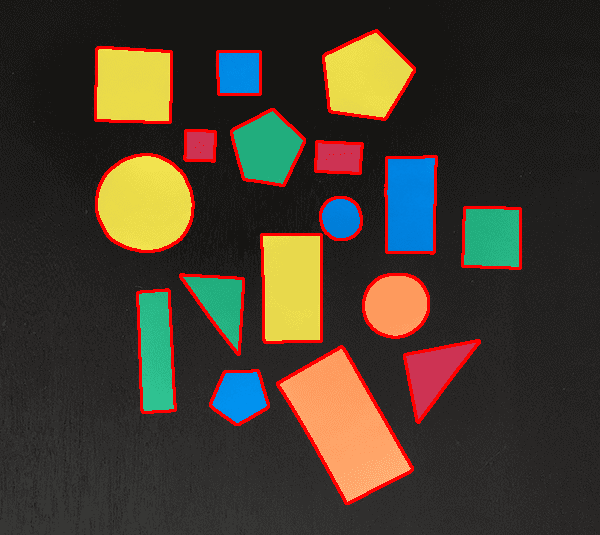
#> input picture opencv uygulamaları/adim_2/input.png, 600 x 535 px, found by its file name
$ python nesneleri_saymak.py -i input.png
#> lines starting #> are read from the running program, lines starting #| are printed output that depends on the picture; after the words box and inside, x2 and y2 are one past the last pixel; in counts of white or black regions, pixels touching at a corner belong together
import argparse
import imutils
import cv2

# python nesneleri_saymak.py -i input.png

# Argüman ayrıştırıcısını oluşturun ve argümanları ayrıştırın
ap = argparse.ArgumentParser()
ap.add_argument("-i", "--image", required=True,
	help="path to input image")
args = vars(ap.parse_args())

# Giriş görüntüsünü yükle (yol komut satırı aracılığıyla belirtilmiştir)
# argümanı) ve görüntüyü ekranımıza yansıtıyoruz.
image = cv2.imread(args["image"])
#> image is the input picture: shape (535, 600, 3); mean B, G, R 46, 58.6, 67.9
cv2.imshow("Image", image)
cv2.waitKey(0)

# Resmi gri tonlamaya dönüştür
gray = cv2.cvtColor(image, cv2.COLOR_BGR2GRAY)
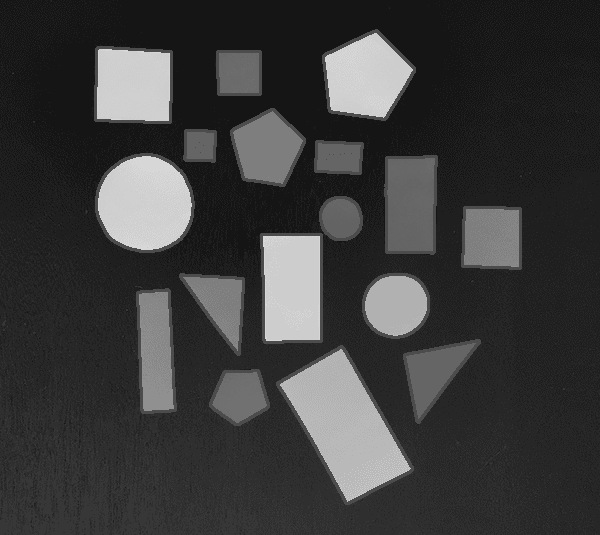
#> gray: shape (535, 600); min 21, max 215, mean 59.8
cv2.imshow("Gray", gray)
cv2.waitKey(0)

# kenarlar iç dış tümünü beyaz ile çerçeveler
edged = cv2.Canny(gray, 30, 150)
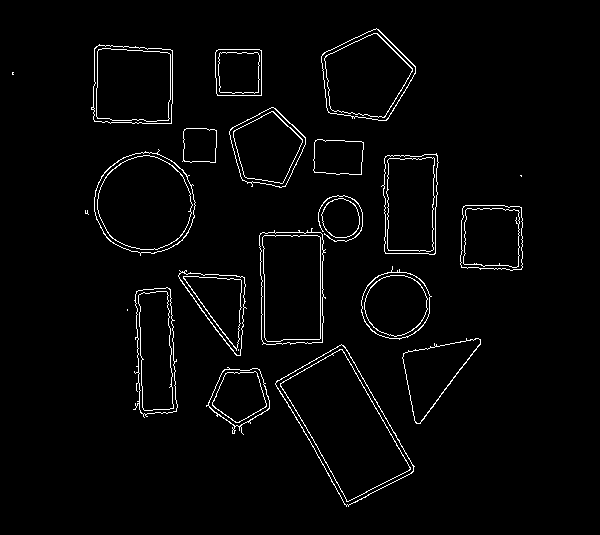
#> edged: shape (535, 600); 2.5% white in thin lines or dots, all inside (x1, y1, x2, y2) = (12, 28, 523, 507)
cv2.imshow("Edged", edged)
cv2.waitKey(0)

# Görüntüdeki tüm piksel değerlerini 225'ten küçük ayarlayarak eşikleme işlemi uygulayın.
# 255'e kadar (beyaz; ön plan) ve tüm piksel değerleri >= 225 ile 255 arasında
# (siyah; arka plan), böylece görüntüyü bölümlere ayırıyor.
thresh = cv2.threshold(gray, 225, 255, cv2.THRESH_BINARY_INV)[1]
#> thresh: shape (535, 600); every value is 255
cv2.imshow("Thresh", thresh)
cv2.waitKey(0)

# Ön plandaki nesnelerin konturlarını (yani dış hatlarını) bulun
# eşiklenmiş görüntü
cnts = cv2.findContours(thresh.copy(), cv2.RETR_EXTERNAL,
	cv2.CHAIN_APPROX_SIMPLE)
#> cnts = 1 contour; box (x1, y1, x2, y2) and area: (0, 0, 600, 535) 319866
cnts = imutils.grab_contours(cnts)
#> cnts = [[[0, 0], [0, 534], [599, 534], [599, 0]]]
output = image.copy()

# konturlar üzerinde döngü
for c in cnts:
    # Çıktı görüntüsündeki her bir konturu 3 piksel kalınlığında mor renkle çizin
	# Anahatı çizin, ardından çıktı konturlarını tek tek görüntüleyin.
	cv2.drawContours(output, [c], -1, (240, 0, 159), 3)
	cv2.imshow("Contours", output)
#> this loop made 1 pass
#> c on pass 1: [[0, 0], [0, 534], [599, 534], [599, 0]]
#> pass 1, `cv2.imshow("Contours", output)`:
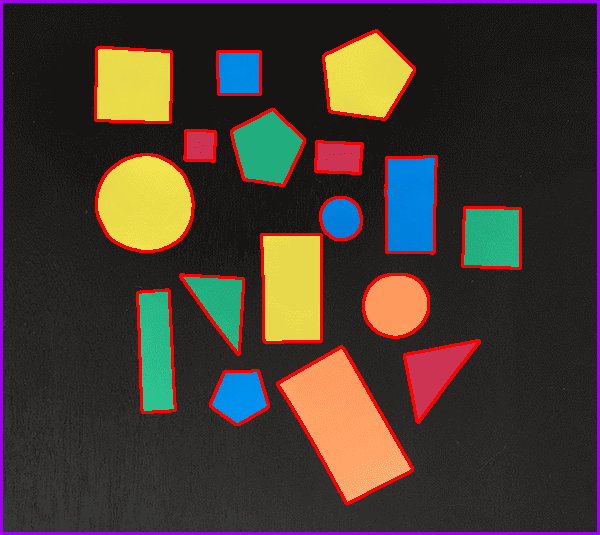
#> window 'Contours': shape (535, 600, 3); mean B, G, R 50.4, 57.8, 70.5

# Bulunan toplam kontur sayısını mor renkle çizin
text = "I found {} objects!".format(len(cnts))
#> text = 'I found 1 objects!'
cv2.putText(output, text, (10, 25),  cv2.FONT_HERSHEY_SIMPLEX, 0.7,
	(240, 0, 159), 2)
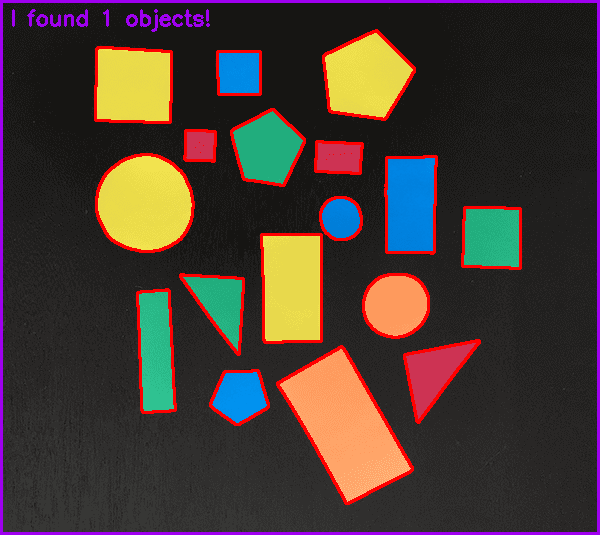
#> output: shape (535, 600, 3); 0.38% of pixels changed, all inside (x1, y1, x2, y2) = (12, 9, 210, 32)
cv2.imshow("Contours", output)
cv2.waitKey(0)

# Ön plandaki nesnelerin boyutunu küçültmek için aşındırma işlemi uyguluyoruz.
mask = thresh.copy()
mask = cv2.erode(mask, None, iterations=5)
cv2.imshow("Eroded", mask)
cv2.waitKey(0)

# Benzer şekilde, genleşmeler yerdeki nesnelerin boyutunu artırabilir.
mask = thresh.copy()
mask = cv2.dilate(mask, None, iterations=5)
cv2.imshow("Dilated", mask)
cv2.waitKey(0)

# Uygulamak isteyebileceğimiz tipik bir işlem, maskemizi çıkarmak ve
# Giriş görüntümüze bit düzeyinde VE işlemi uygulayarak yalnızca maskelenmiş kısmı koruyalım.
# bölgeler
mask = thresh.copy()
output = cv2.bitwise_and(image, image, mask=mask)
cv2.imshow("Output", output)
cv2.waitKey(0)
